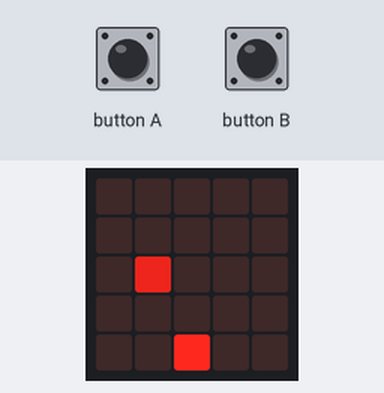
Bench run of a program on a simulated BBC micro:bit running MicroPython. On the bench: the board's 5×5 LED display. The test bench sets the inputs (shaded band). Random numbers come from a fixed seed; the 48×5 strip is a reading aid, not a part: it shows the text the display is scrolling, unrolled, one strip-width of it at a time.

Above: at 6.2 s.
6.3 s: button A pressed for 0.15 s
At 6.9 s:
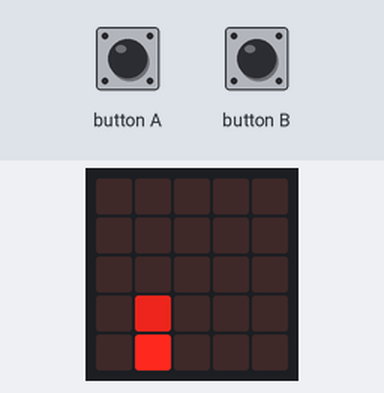
7.0 s: button B pressed for 0.15 s
At 7.4 s:
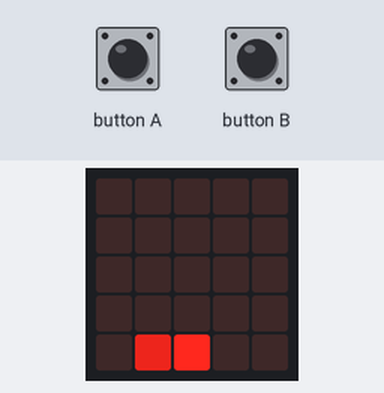
10.0 s: button A pressed for 1 s
At 10.9 s:
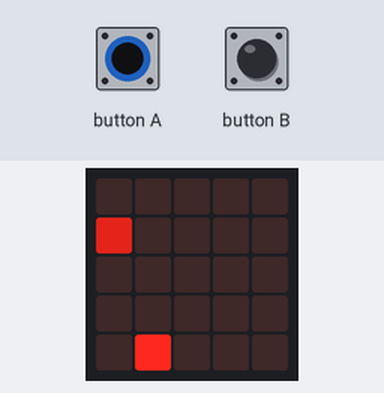
13.5 s: button B pressed for 1 s
At 13.9 s:
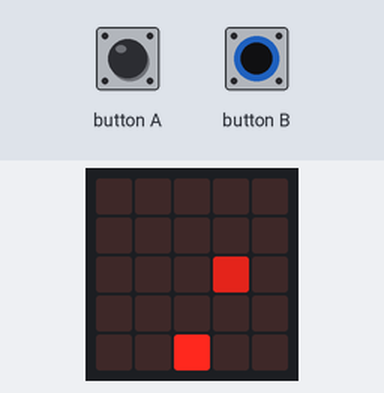
16.5 s: button B pressed for 0.15 s
At 27.7 s:
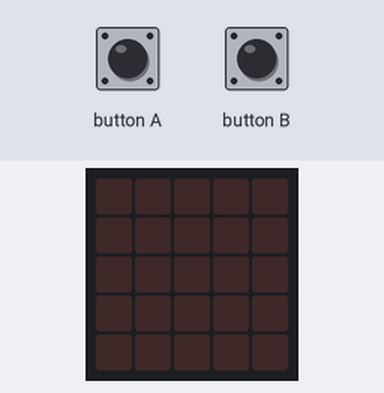

The program:

05_-_asteroids.py
```python
from microbit import *
import random

# board dimensions
pixel_width, pixel_height = 4, 4
Frame_Rate_In_Milliseconds = 500

# general game functions

def display_count_down(fromValue):
    for i in range(fromValue, 0, -1):
        display.show(str(i))
        sleep(1000)

def display_game_over(ship, score):
    # blow up ship
    # take x of ship and blow up outwards
    blow_up_ship(ship)
    sleep(500)
    display.show(Image.SAD)
    sleep(500)
    display.scroll("Score: " + str(score))

# ship functions
# bottom part of the screen, in the middle
def create_ship():
    # x, y, brightness
    return [2, 4, 9]

def hide_ship(ship):
    display.set_pixel(ship[0], ship[1], 0)

def draw_ship(ship):
    display.set_pixel(ship[0], ship[1], ship[2])

def move_ship_left(ship):
    ship[0] = max(ship[0] - 1, 0)
    return ship

def move_ship_right(ship):
    ship[0] = min(ship[0] + 1, pixel_width)
    return ship

def blow_up_ship(ship):

    hide_ship(ship)

    draw_explosion(ship, ship[2], 1)
    sleep(200)
    display.clear()

    for brightness in range(ship[2], 0, -1):
        draw_explosion(ship, brightness, 2)
        sleep(200)
        display.clear()

    # look at x position
def draw_explosion(centre, brightness, radius):

    x = centre[0]
    y = centre[1]
    left_of_centre = x - radius
    right_of_centre = x + radius
    above_centre = y - radius

    if left_of_centre >= 0:
        display.set_pixel(left_of_centre, y, brightness)
        display.set_pixel(left_of_centre, above_centre, brightness)

    display.set_pixel(x, above_centre, brightness)

    if right_of_centre <= pixel_width:
        display.set_pixel(right_of_centre, y, brightness)
        display.set_pixel(right_of_centre, above_centre, brightness)

# asteroid functions

def hide_asteroid(asteroid):
    display.set_pixel(asteroid[0], asteroid[1], 0)

def draw_asteroid(asteroid):
    display.set_pixel(asteroid[0], asteroid[1], asteroid[2])

def create_asteroid():
    # x, y, brightness, maybe speed.., size
    minimum_brightness = 3
    maximum_brightness = 8
    return [ random.randint(0, pixel_width), 0, random.randint(minimum_brightness, maximum_brightness) ]

def asteroid_collides_with_ship(asteroid, ship):
    return (asteroid[0] == ship[0]) and (asteroid[1] == ship[1])

def move_asteroid(asteroid):
    asteroid[1] += 1
    return asteroid


score = 0

ship = create_ship()
asteroid = create_asteroid()

# gane start
display_count_down(5)
display.clear()

# Game loop
while True:

    draw_ship(ship)
    draw_asteroid(asteroid)

    # increase speed once we are above a certain score...
    sleep(Frame_Rate_In_Milliseconds)

    if asteroid_collides_with_ship(asteroid, ship):
        display_game_over(ship, score)
        break

    hide_ship(ship)
    hide_asteroid(asteroid)

    if asteroid[1] == pixel_height:
        score += 1
        asteroid = create_asteroid()
    else:
        # check for button pushes...
        if button_a.was_pressed():
            #display.scroll('A')
            ship = move_ship_left(ship)
            #display.scroll(str(ship[0]) + ' ' + str(ship[1]))
        elif button_b.was_pressed():
            ship = move_ship_right(ship)

        asteroid = move_asteroid(asteroid)
```

Measured:
- what the display in image 4 shows lasts 0.5 s, from 13.5 s to 14.0 s
